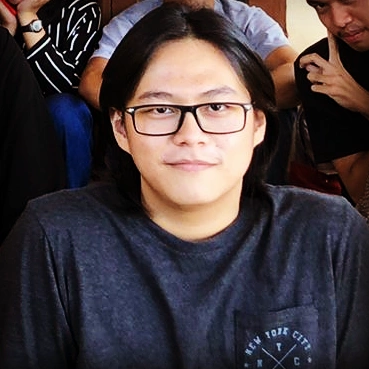
#> input picture jo.jpg, 369 x 369 px
$ python HistogramEqualization.py
#> lines starting #> are read from the running program, lines starting #| are printed output that depends on the picture
import cv2
import numpy as np

citra = cv2.imread('jo.jpg',0)
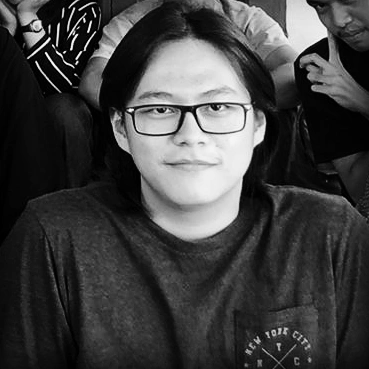
#> citra: shape (369, 369); min 0, max 253, mean 64.4

ekual = cv2.equalizeHist(citra)
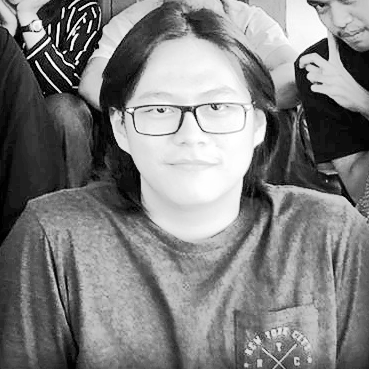
#> ekual: shape (369, 369); min 0, max 255, mean 128.2
hasil = np.hstack((citra, ekual))
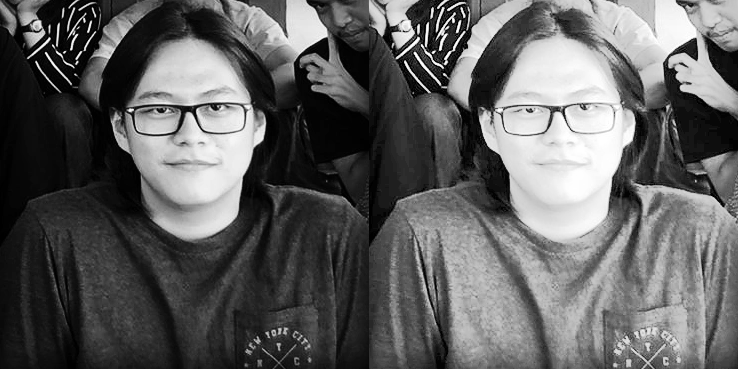
#> hasil: shape (369, 738); min 0, max 255, mean 96.3

cv2.imshow('Contoh Hasil Equalisasi',hasil)

cv2.waitKey(0)
cv2.destroyAllWindows()
